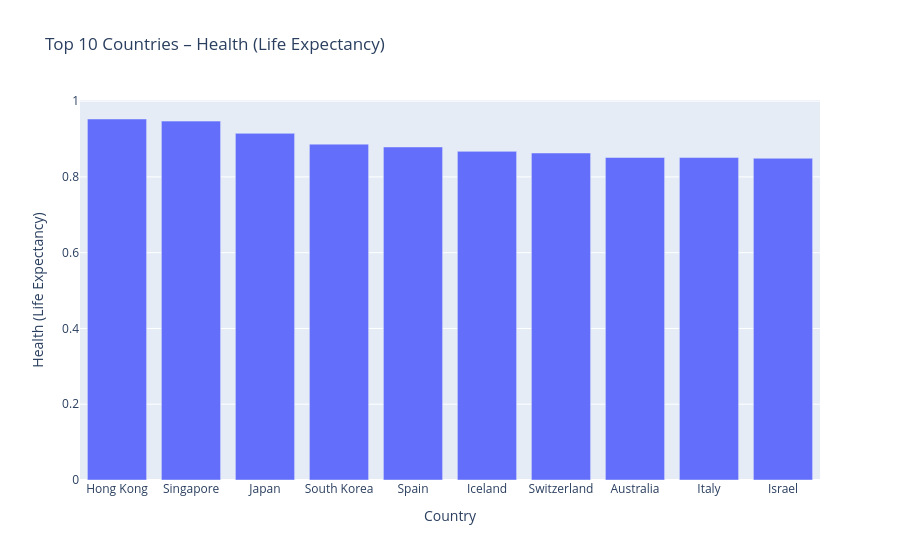

This figure's notebook cell:
### Code cell
# 3. Top 10 countries by Health (Life Expectancy)
top10_health = df.nlargest(10, "Health (Life Expectancy)")

fig_6 = px.bar(top10_health, 
      x='Country', 
      y="Health (Life Expectancy)", 
      title="Top 10 Countries – Health (Life Expectancy)", 
      hover_data = {'Health (Life Expectancy)': True})

fig_6.show()

### Figure 1 — Plotly figure (JSON) as saved in the notebook; plotly's stock layout.template omitted (floating-point values rounded to 4 significant figures)
{"data": [{"alignmentgroup": "True", "hovertemplate": "Country=%{x}<br>Health (Life Expectancy)=%{y}<extra></extra>", "legendgroup": "", "marker": {"color": "#636efa", "pattern": {"shape": ""}}, "name": "", "offsetgroup": "", "orientation": "v", "showlegend": false, "textposition": "auto", "type": "bar", "x": ["Hong Kong", "Singapore", "Japan", "South Korea", "Spain", "Iceland", "Switzerland", "Australia", "Italy", "Israel"], "xaxis": "x", "y": [0.9528, 0.9472, 0.9149, 0.8864, 0.879, 0.8673, 0.863, 0.8512, 0.851, 0.8492], "yaxis": "y"}], "layout": {"barmode": "relative", "legend": {"tracegroupgap": 0}, "title": {"text": "Top 10 Countries – Health (Life Expectancy)"}, "xaxis": {"anchor": "y", "domain": [0, 1], "title": {"text": "Country"}}, "yaxis": {"anchor": "x", "domain": [0, 1], "title": {"text": "Health (Life Expectancy)"}}}}
